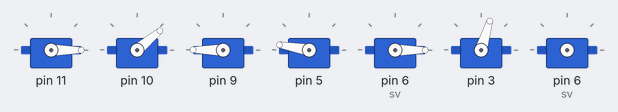
This sketch was run on a simulated Arduino Uno, built with avr-gcc and run on an emulated ATmega328P. Parts: 7 × servo.

Above: at 0.1 s.
At 6.15 s:
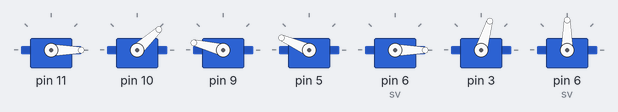
At 7.06 s:
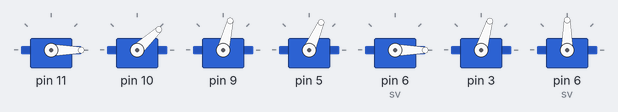
At 7.9 s:
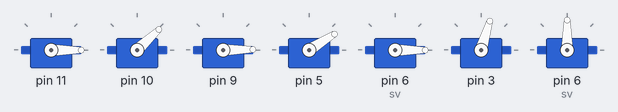
At 8.9 s:
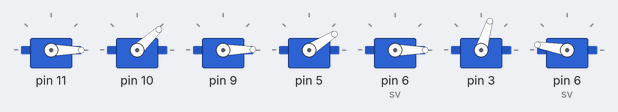
Timing chart, 0 to 10.4 s (numbered marks = the images above):
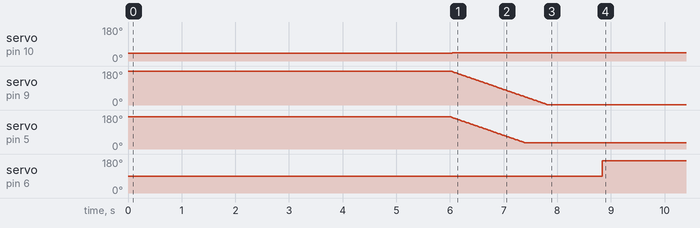

Measured:
- by itself, servo on pin 10: 40° → 43° at 6.0 s
- by itself, servo on pin 9: moves from 180° to 1° over 1.8 s
- by itself, servo on pin 5: moves from 170° to 32° over 1.4 s
- by itself, servo on pin 6 (sv): 90° → 170° at 8.8 s

The sketch:

simpleMovements.ino
```cpp
/*
  simpleMovements.ino

 This  sketch simpleMovements shows how they move each servo motor of Braccio

 Created on 18 Nov 2015
 by Andrea Martino

 This example is in the public domain.
 */

#include <Braccio.h>
#include <Servo.h>

Servo base;
Servo shoulder;
Servo elbow;
Servo wrist_rot;
Servo wrist_ver;
Servo gripper;
Servo sv; //Servoオブジェクト“sv”を作成する

void setup() {
  //Initialization functions and set up the initial position for Braccio
  //All the servo motors will be positioned in the "safety" position:
  //Base (M1):90 degrees
  //Shoulder (M2): 45 degrees
  //Elbow (M3): 180 degrees
  //Wrist vertical (M4): 180 degrees
  //Wrist rotation (M5): 90 degrees
  //gripper (M6): 10 degrees
  Braccio.begin();
  sv.attach(6); //svの出力をD6番ピンに割り当てる
  Serial.begin( 9600 );

}

void loop() {
   /*
   Step Delay: a milliseconds delay between the movement of each servo.  Allowed values from 10 to 30 msec.
   M1=base degrees. Allowed values from 0 to 180 degrees
   M2=shoulder degrees. Allowed values from 15 to 165 degrees
   M3=elbow degrees. Allowed values from 0 to 180 degrees
   M4=wrist vertical degrees. Allowed values from 0 to 180 degrees
   M5=wrist rotation degrees. Allowed values from 0 to 180 degrees
   M6=gripper degrees. Allowed values from 10 to 73 degrees. 10: the toungue is open, 73: the gripper is closed.
  */
  Braccio.ServoMovement(10,           0,  44, 0, 31, 0,  73);
  delay(1000);
  sv.write(170);
  delay(1000);
  /*
    //(step delay, M1, M2, M3, M4, M5, M6);
  Braccio.ServoMovement(0,           0,  44, 30, 100, 100,  173);
  delay(10);
  sv.write(90);
  //Wait 1 second
  delay(1000);
  */
}
```
